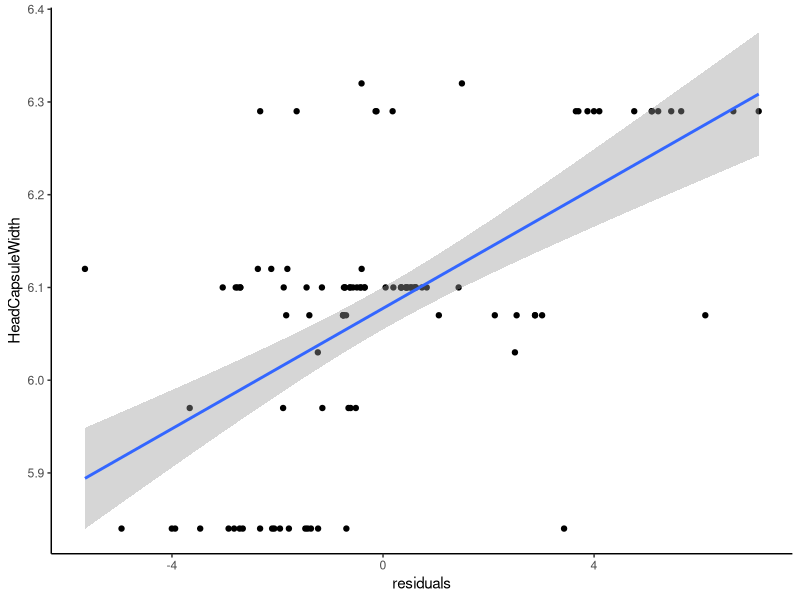
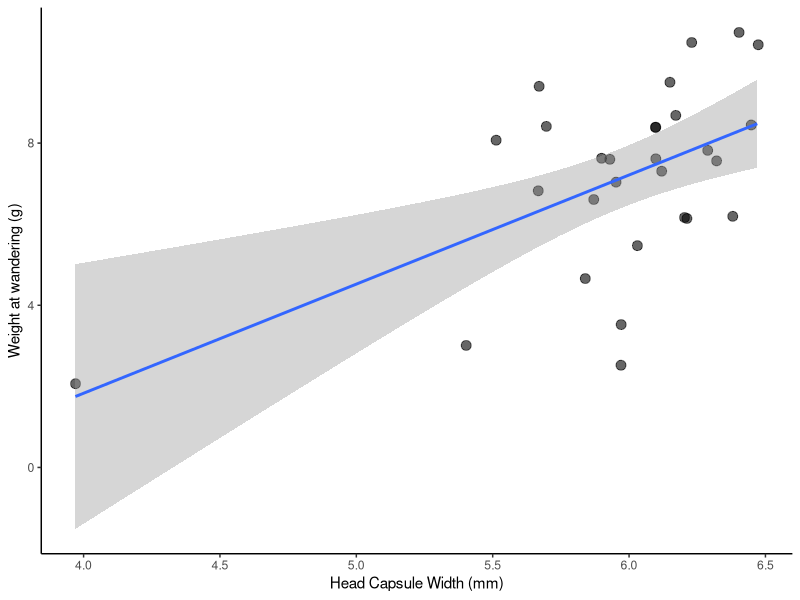

Write R code to recreate these figures, in order.
#Script for Building cohort and size figures and analysis
#Keaton Wilson
#keatonwilson@me.com
#2018-09-06
#Packages
library(tidyverse)
library(caret)
library(VIM)

#Importing the master data file
tach_master = read_csv(file = "Data/TachDataFull.csv")

#Cleaning up a bit
tach_master = tach_master %>%
  select(-SiblingNumber, -NutritionIndex)
tach_master$Sex = factor(tach_master$Sex)

#First steps: 1. Let's get sibling numbers for each group so we can calculate the nutritional index.
siblings = tach_master %>%
  group_by(CaterpillarID) %>%
  summarize(sib_number = max(FlyID))

#left_Join this
tach_master = tach_master %>%
  left_join(siblings)

#Generating a Nutritional Index that is the head capsule width divided by the number of siblings in a cohort
tach_master = tach_master %>%
  mutate(nut_index = HeadCapsuleWidth/sib_number)

#Let's impute missing values with a weighted mean
tach_master_impute = as.tibble(kNN(tach_master, variable = colnames(tach_master[8:13]), numFun = "weightedMean"))
tach_master_impute$FlyWeight = as.numeric(tach_master_impute$FlyWeight)


##PLOTS##
#Fly weight as a function of sibling number
Fig.1 = ggplot(tach_master_impute, aes(x = sib_number, y = FlyWeight, color = Sex)) +
  geom_jitter(size = 4, alpha = 0.7, aes(shape = FlyWeight_imp)) +
  theme_classic() +
  geom_smooth(method = "lm", aes(group = 1), color = "black") +
  xlab("Cohort Size") +
  ylab("Adult Fly Weight (mg)") +
  scale_color_discrete(labels = c("Female", "Male")) +
  scale_shape_discrete("Imputed")

#ggsave(Fig.1, file = "./output/Fig.1.pdf", device = "pdf", width = 10, height = 8, units = "in")

#Summary table
tach_master_impute %>%
  group_by(CaterpillarID) %>%
  summarize(sib_number = mean(sib_number),
            avg_fly_weight = mean(FlyWeight, na.rm = TRUE), 
            n = n()) %>%
  arrange(desc(sib_number))

#Fly weight as a function of head capsule size
Fig.2 = ggplot(tach_master_impute, aes(x = HeadCapsuleWidth, y = FlyWeight, color = Sex)) +
  geom_jitter(size = 4, alpha = 0.7, aes(shape = FlyWeight_imp)) +
  theme_classic() +
  geom_smooth(method = "lm", aes(group = 1), color = "black") +
  xlab("Host head-capsule width (mm)") +
  ylab("Adult Fly Weight (mg)") +
  scale_color_discrete(labels = c("Female", "Male")) +
  scale_shape_discrete("Imputed")

#ggsave(Fig.2, file = "./output/Fig.2.pdf", device = "pdf", width = 10, height = 8, units = "in")

#best model seems to be one that includes both cohort size and headcapsule width, additively.
lm0 = lm(FlyWeight ~ sib_number, data = tach_master_impute)
lm1 = lm(FlyWeight ~ sib_number + HeadCapsuleWidth, data = tach_master_impute)
lm2 = lm(FlyWeight ~ sib_number*HeadCapsuleWidth, data = tach_master_impute)
lm3 = lm(FlyWeight ~ sib_number*HeadCapsuleWidth*Sex, data = tach_master_impute)

summary(lm0)
summary(lm1)
summary(lm2)
summary(lm3)

AIC(lm0)
AIC(lm1)
AIC(lm2)
AIC(lm3)

#Checking average differences between males and females
tach_master_impute %>%
  group_by(Sex) %>%
  summarize(avg_weight = mean(FlyWeight, na.rm = TRUE),
            sd = sd(FlyWeight, na.rm = TRUE),
            n = n())

lm.sex = lm(FlyWeight ~ Sex, data = tach_master_impute)
summary(lm.sex)

tach_master_impute %>%
  filter(!is.na(FlyWeight)) %>%
  mutate(residuals = lm0$residuals) %>%
  ggplot(aes(x = residuals, y = HeadCapsuleWidth)) +
  geom_point() +
  geom_smooth(method = "lm") +
  theme_classic()

#Also interesting to note how sex doesn't come into play here... it makes the model worse. Indicating that this relationship isn't
#different among the sexes

#Also need to show that there is a positive correlation between head-capsule width and weight @ wander
#Read in bigger data set

head_cap_wander = read_csv(file = "Data/Parasitized Caterpillar Data.csv")

head_cap_wander %>%
  filter(is.na(Parasitized)) %>%
ggplot(aes(x = HeadCapsuleWidth, y = WanderWeight)) +
  geom_jitter(size = 3, alpha = 0.6) +
  theme_classic() +
  geom_smooth(method = "lm") +
  xlab("Head Capsule Width (mm)") +
  ylab("Weight at wandering (g)")

lm_head_cap = lm(WanderWeight ~ HeadCapsuleWidth, data = head_cap_wander %>%
                   filter(is.na(Parasitized)))
summary(lm_head_cap)

#Not great - but there are a lot of other variables embedded in that - perhaps it's better to use other examples from the literature.
